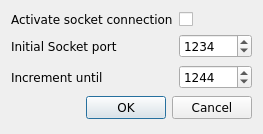
<?xml version="1.0" encoding="UTF-8"?>
<ui version="4.0">
 <class>SocketSetupDialog</class>
 <widget class="QDialog" name="SocketSetupDialog">
  <property name="geometry">
   <rect>
    <x>0</x>
    <y>0</y>
    <width>263</width>
    <height>134</height>
   </rect>
  </property>
  <property name="windowTitle">
   <string>Dialog</string>
  </property>
  <layout class="QGridLayout" name="gridLayout">
   <item row="0" column="0">
    <widget class="QLabel" name="label_2">
     <property name="font">
      <font>
       <family>DejaVu Sans</family>
      </font>
     </property>
     <property name="text">
      <string>Activate socket connection</string>
     </property>
    </widget>
   </item>
   <item row="3" column="0" colspan="2">
    <widget class="QDialogButtonBox" name="buttonBox">
     <property name="font">
      <font>
       <family>DejaVu Sans</family>
      </font>
     </property>
     <property name="focusPolicy">
      <enum>Qt::NoFocus</enum>
     </property>
     <property name="orientation">
      <enum>Qt::Horizontal</enum>
     </property>
     <property name="standardButtons">
      <set>QDialogButtonBox::Cancel|QDialogButtonBox::Ok</set>
     </property>
    </widget>
   </item>
   <item row="0" column="1">
    <widget class="QCheckBox" name="cb_activate">
     <property name="font">
      <font>
       <family>DejaVu Sans</family>
      </font>
     </property>
     <property name="layoutDirection">
      <enum>Qt::LeftToRight</enum>
     </property>
     <property name="text">
      <string/>
     </property>
    </widget>
   </item>
   <item row="1" column="0">
    <widget class="QLabel" name="label">
     <property name="font">
      <font>
       <family>DejaVu Sans</family>
      </font>
     </property>
     <property name="text">
      <string>Initial Socket port</string>
     </property>
    </widget>
   </item>
   <item row="1" column="1">
    <widget class="QSpinBox" name="sb_start">
     <property name="font">
      <font>
       <family>DejaVu Sans</family>
      </font>
     </property>
     <property name="minimum">
      <number>1024</number>
     </property>
     <property name="maximum">
      <number>65535</number>
     </property>
     <property name="value">
      <number>1234</number>
     </property>
    </widget>
   </item>
   <item row="2" column="0">
    <widget class="QLabel" name="label_3">
     <property name="font">
      <font>
       <family>DejaVu Sans</family>
      </font>
     </property>
     <property name="toolTip">
      <string>If no connection can be established, try to increment port until...</string>
     </property>
     <property name="text">
      <string>Increment until</string>
     </property>
    </widget>
   </item>
   <item row="2" column="1">
    <widget class="QSpinBox" name="sb_increment">
     <property name="font">
      <font>
       <family>DejaVu Sans</family>
      </font>
     </property>
     <property name="minimum">
      <number>1024</number>
     </property>
     <property name="maximum">
      <number>65535</number>
     </property>
     <property name="value">
      <number>1244</number>
     </property>
    </widget>
   </item>
  </layout>
 </widget>
 <resources/>
 <connections>
  <connection>
   <sender>buttonBox</sender>
   <signal>accepted()</signal>
   <receiver>SocketSetupDialog</receiver>
   <slot>accept()</slot>
   <hints>
    <hint type="sourcelabel">
     <x>248</x>
     <y>254</y>
    </hint>
    <hint type="destinationlabel">
     <x>157</x>
     <y>274</y>
    </hint>
   </hints>
  </connection>
  <connection>
   <sender>buttonBox</sender>
   <signal>rejected()</signal>
   <receiver>SocketSetupDialog</receiver>
   <slot>reject()</slot>
   <hints>
    <hint type="sourcelabel">
     <x>316</x>
     <y>260</y>
    </hint>
    <hint type="destinationlabel">
     <x>286</x>
     <y>274</y>
    </hint>
   </hints>
  </connection>
 </connections>
</ui>
